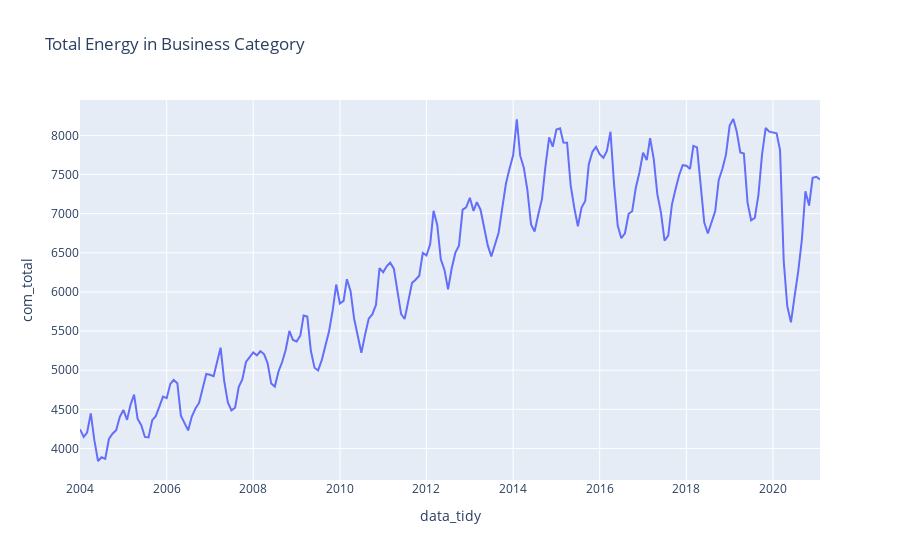

Source (notebook cell):
### Code cell
# plot total energy time series

fig = px.line(df, x='data_tidy', y='com_total', title='Total Energy in Business Category')
fig.show()

### Figure 1 — Plotly figure (JSON) as saved in the notebook; plotly's stock layout.template omitted (floating-point values rounded to 4 significant figures; data arrays with more than 128 entries replaced by an {"elided": "..."} marker saying what was removed)
{"data": [{"hovertemplate": "data_tidy=%{x}<br>com_total=%{y}<extra></extra>", "legendgroup": "", "line": {"color": "#636efa", "dash": "solid"}, "mode": "lines", "name": "", "orientation": "v", "showlegend": false, "type": "scatter", "x": {"elided": "206 str values"}, "xaxis": "x", "y": {"elided": "206 float values"}, "yaxis": "y"}], "layout": {"legend": {"tracegroupgap": 0}, "title": {"text": "Total Energy in Business Category"}, "xaxis": {"anchor": "y", "domain": [0, 1], "title": {"text": "data_tidy"}}, "yaxis": {"anchor": "x", "domain": [0, 1], "title": {"text": "com_total"}}}}
